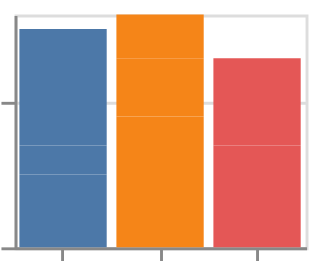

Describe this chart as a Vega-Lite specification.
### Vega-Lite specification from a JSON file in a GitHub repository (floating-point values rounded to 4 significant figures)
{"$schema": "https://vega.github.io/schema/vega-lite/v6.json", "padding": 5, "autosize": "none", "data": {"name": "table", "values": [{"c": "A", "g": "p", "x": 1, "y": 2, "v": 5, "t": "2024-01-15", "o": {"v": 3}, "IMDB Rating": 6.1, "d": "x1"}, {"c": "B", "g": "q", "x": 2, "y": 4, "v": 9, "t": "2024-02-20", "o": {"v": 7}, "IMDB Rating": 7.4, "d": "x2"}, {"c": "A", "g": "q", "x": 3, "y": 3, "v": 2, "t": "2024-03-05", "o": {"v": 1}, "IMDB Rating": 5.2, "d": "x1"}, {"c": "C", "g": "p", "x": 4, "y": 6, "v": 7, "t": "2024-05-30", "o": {"v": 4}, "IMDB Rating": 8.8, "d": "x3"}, {"c": "B", "g": "p", "x": 5, "y": 5, "v": 4, "t": "2024-07-11", "o": {"v": 9}, "IMDB Rating": 6.9, "d": "x2"}, {"c": "C", "g": "q", "x": 6, "y": 8, "v": 6, "t": "2024-09-02", "o": {"v": 2}, "IMDB Rating": 7.7, "d": "x3"}, {"c": "A", "g": "p", "x": 7, "y": 7, "v": 8, "t": "2024-11-25", "o": {"v": 5}, "IMDB Rating": 4.4, "d": "x1"}, {"c": "B", "g": "q", "x": 8, "y": 9, "v": 3, "t": "2024-12-31", "o": {"v": 8}, "IMDB Rating": 9.1, "d": "x2"}]}, "width": 100, "height": 80, "mark": "bar", "encoding": {"x": {"field": "c", "type": "nominal"}, "y": {"field": "v", "type": "quantitative"}, "color": {"field": "c", "type": "nominal"}}, "config": {"legend": {"disable": true}}}
